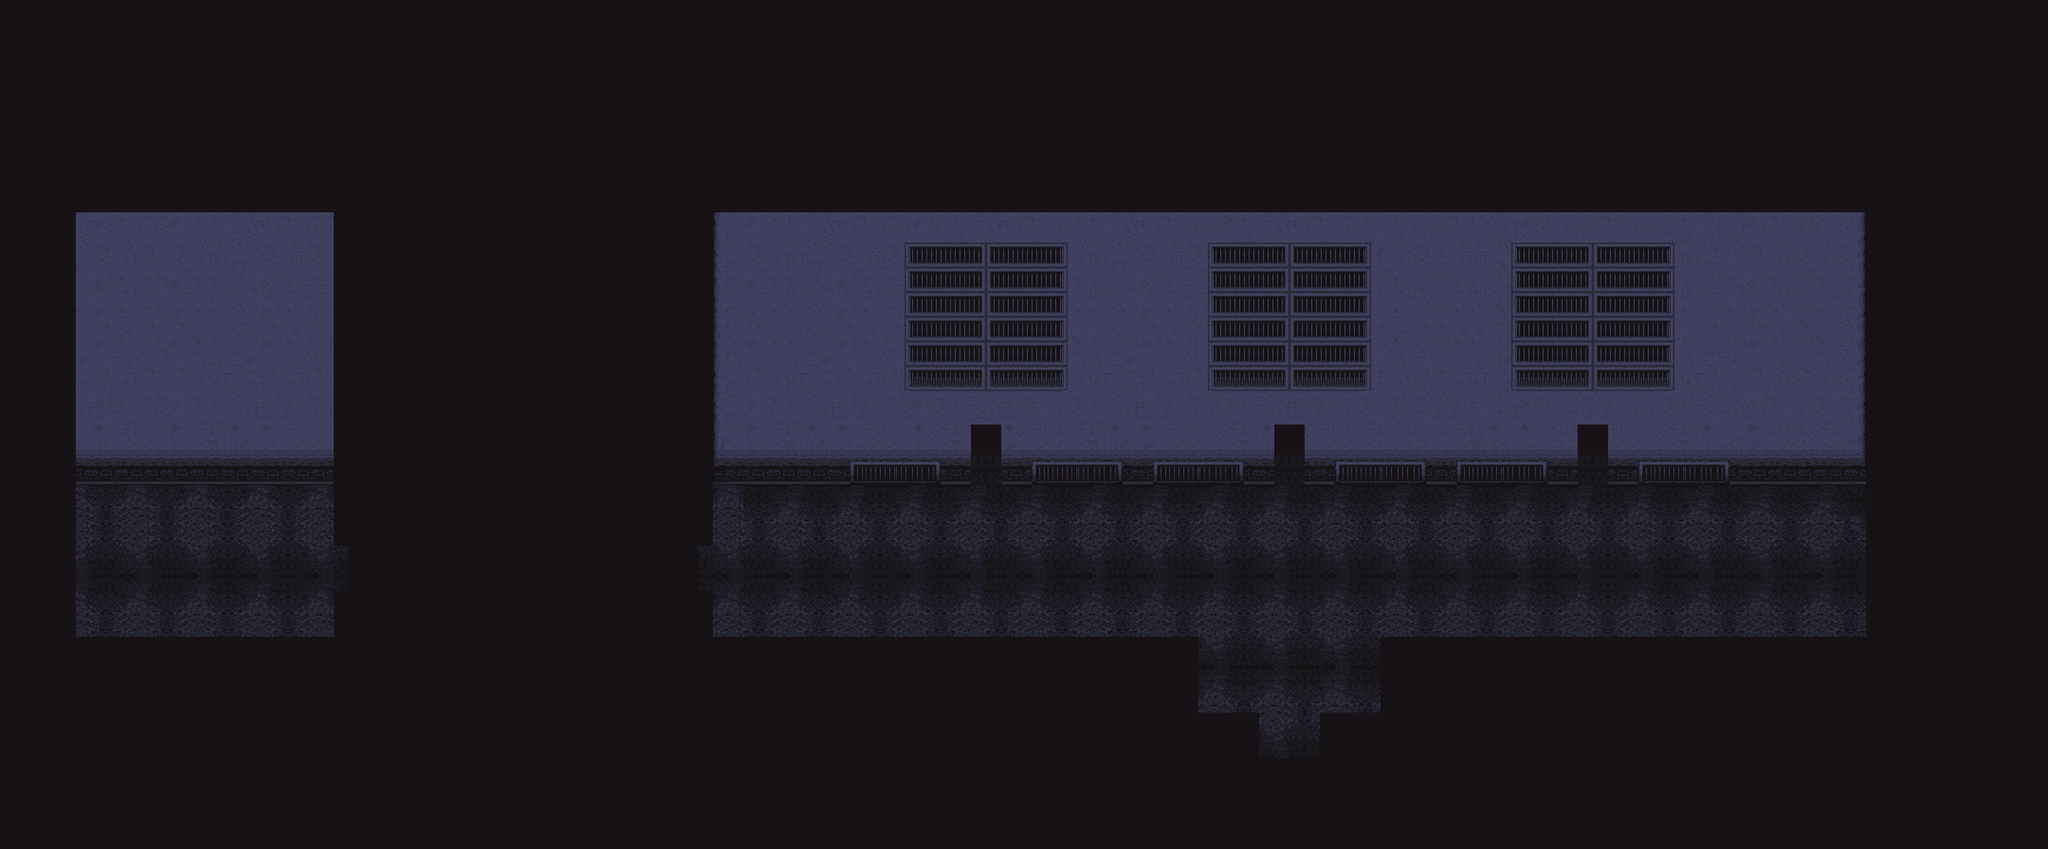

Rendered tile map (Tiled .tmx) drawn with the repository's tilesets; below, a short description and the map source with its tile grids summarised:
An orthogonal 135x56 tile map with 32x32 px tiles, 8 tile layers (Ground, stairs, aboveground, dark, ...), 2 hidden layers not drawn, 8 tilesets and 12 objects (4x BasicNPC, 3x Door, SceneEdge, Chest, Player, ...).

<map version="1.0" tiledversion="1.1.5" orientation="orthogonal" renderorder="right-down" width="135" height="56" tilewidth="32" tileheight="32" infinite="0" nextobjectid="615">
 <properties>
  <property name="battlebg" type="file" value="../art/backgrounds/ironlockbg.png" />
  <property name="onload" type="file" value="actions/ironlockfloor.lua" />
  <property name="regionName" value="Iron Lock" />
  <property name="sectorName" value="3F" />
 </properties>
 <tileset firstgid="1" source="robotropolis.tsx" />
 <tileset firstgid="3501" source="datacenter_interior.tsx" />
 <tileset firstgid="4691" source="darkswamp2.tsx" />
 <tileset firstgid="6391" source="ironlock.tsx" />
 <tileset firstgid="13391" source="knotholeindoors.tsx" />
 <tileset firstgid="15193" source="darkswamp.tsx" />
 <tileset firstgid="20782" source="castle1.tsx" />
 <tileset firstgid="21832" source="worldmap.tsx" />
 <layer name="Ground" width="135" height="56">
  <data>[7560 cells, 6294 non-empty, 24 distinct tile ids]</data>
 </layer>
 <objectgroup name="below" />
 <layer name="stairs" width="135" height="56">
  <data>[7560 cells, 0 non-empty, 0 distinct tile ids]</data>
 </layer>
 <layer name="aboveground" width="135" height="56">
  <data>[7560 cells, 1740 non-empty, 37 distinct tile ids]</data>
 </layer>
 <layer name="dark" width="135" height="56">
  <data>[7560 cells, 348 non-empty, 5 distinct tile ids]</data>
 </layer>
 <layer name="underdoor" width="135" height="56">
  <data>[7560 cells, 432 non-empty, 130 distinct tile ids]</data>
 </layer>
 <objectgroup name="objects">
  <!-- 8 objects omitted --></objectgroup>
 <layer name="belowabove" width="135" height="56">
  <data>[7560 cells, 0 non-empty, 0 distinct tile ids]</data>
 </layer>
 <layer name="hidden" width="135" height="56" opacity="0">
  <data>[7560 cells, 56 non-empty, 24 distinct tile ids]</data>
 </layer>
 <layer name="above" width="135" height="56">
  <data>[7560 cells, 4878 non-empty, 1 distinct tile ids]</data>
 </layer>
 <objectgroup name="upper">
  <!-- 4 objects omitted --></objectgroup>
 <layer name="Collision" width="135" height="56" visible="0">
  <data>[7560 cells, 342 non-empty, 1 distinct tile ids]</data>
 </layer>
 <layer name="BunnyExtCollision" width="135" height="56" visible="0">
  <data>[7560 cells, 0 non-empty, 0 distinct tile ids]</data>
 </layer>
</map>
<!-- 12 of 12 objects omitted -->
